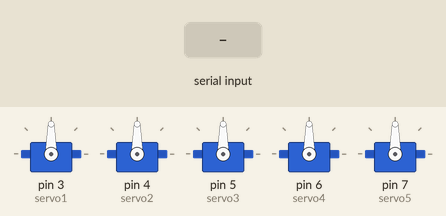
The sketch below on a simulated Arduino Uno, built with avr-gcc and run on an emulated ATmega328P. Shown: 5 × servo. The inputs (shaded band) are chosen by the test bench.

Above: at 2.2 s.
2.3 s: "0" received over Serial
At 3.4 s:
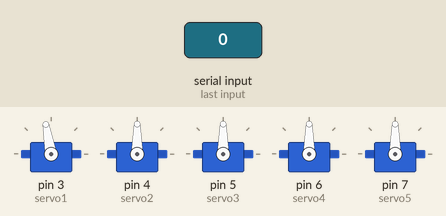
4.0 s: "2" received over Serial
At 4.6 s:
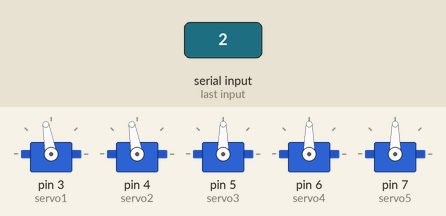
5.5 s: "1" received over Serial
At 6.7 s:
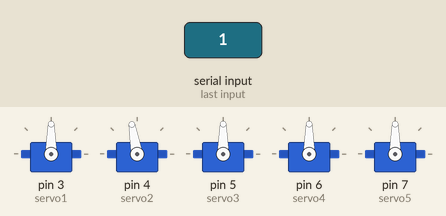
7.0 s: "4" received over Serial
At 8.1 s:
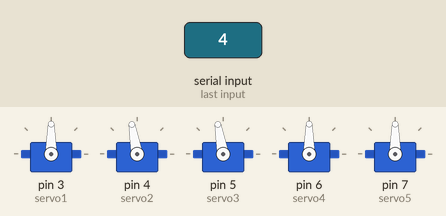
8.5 s: "3" received over Serial
At 9.2 s:
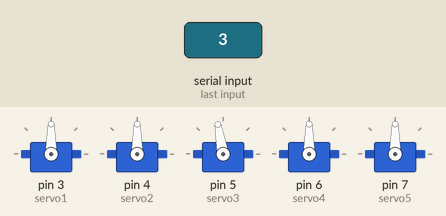
10.0 s: "6" received over Serial
At 10.4 s:
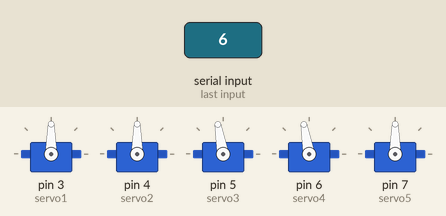
Timing chart, 0 to 12.5 s (numbered marks = the images above; inputs shaded):
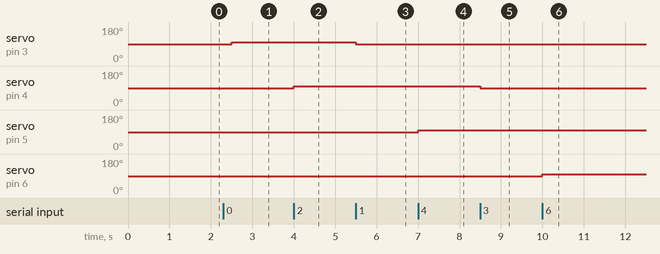

Measured:
- after the input at 2.3 s, servo on pin 3 (servo1): 90° → 100° after 0.20 s
- after the input at 4.0 s, servo on pin 4 (servo2): 90° → 100° at once
- after the input at 5.5 s, servo on pin 3 (servo1): 100° → 90° at once
- after the input at 7.0 s, servo on pin 5 (servo3): 90° → 100° at once
- after the input at 8.5 s, servo on pin 4 (servo2): 100° → 90° at once
- after the input at 10.0 s, servo on pin 6 (servo4): 90° → 100° at once

The sketch:

Robotic_Arm_Code.ino
```cpp
#include <Servo.h>
#include <SoftwareSerial.h>
Servo servo1;
Servo servo2;
Servo servo3;
Servo servo4;
Servo servo5;
int Data; // data recieved
int pos1 = servo1.read(); // Variabes of the servo positions
int pos2 = servo2.read();
int pos3 = servo3.read();
int pos4 = servo4.read();
int pos5 = servo5.read();

void setup() {
    Serial.begin(9600);
  servo1.attach(3);
  servo2.attach(4);
  servo3.attach(5);
  servo4.attach(6);
  servo5.attach(7);

  servo1.write(pos1);
  servo2.write(pos2);
  servo3.write(pos3);
  servo4.write(pos4);
  servo5.write(pos5);
    delay(1000);
}
void loop() {
  if (Serial.available() > -1) {
    // read the incoming byte:

  Data = Serial.read();

      if(Data == '0')
  {
    pos1 = pos1 + 10;
    servo1.write(pos1);
  }

  if(Data == '1')
  {
    pos1 = pos1 - 10;
    servo1.write(pos1);
  }

  if(Data == '2')
  {
    pos2 = pos2 + 10;
    servo2.write(pos2);
  }

  if(Data == '3')
  {
    pos2 = pos2 - 10;
    servo2.write(pos2);
  }


  if(Data == '4')
  {
    pos3 = pos3 + 10;
    servo3.write(pos3);
  }

  if(Data == '5')
  {
    pos3 = pos3 - 10;
    servo3.write(pos3);
  }

    if(Data == '6')
  {
    pos4 = pos4 + 10;
    servo4.write(pos4);
  }

      if(Data == '7')
  {
    pos4 = pos4 - 10;
    servo4.write(pos4);
  }

      if(Data == '8')
  {
    pos5 = pos5 + 10;
    servo5.write(pos5);
  }

        if(Data == '9')
  {
    pos5 = pos5 - 10;
    servo5.write(pos5);
  }

  delay(500);
  }

}
```
